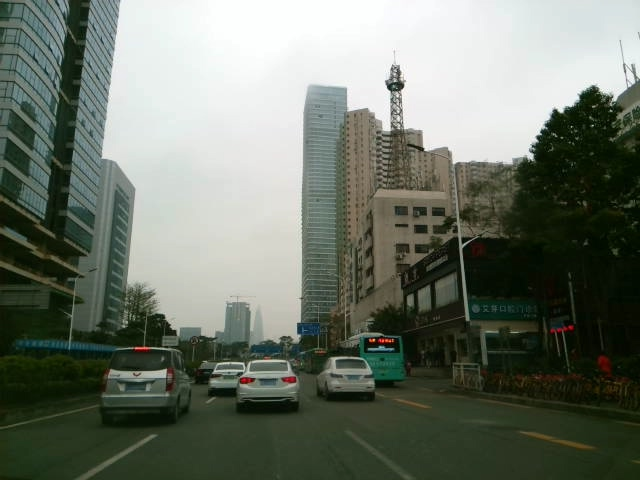
//> input picture Cars_Sample.jpg, 640 x 480 px, given in place of sign01.bmp, which was not available
$ ./main   (built with g++ and OpenCV 4)
//> lines starting //> are read from the running program, lines starting //| are printed output that depends on the picture; pictures that were not available may be replaced by others from this repository, and a replacement may not be noted
### Car_Detection_Rtree/haar.h
#pragma once
#include <opencv2/opencv.hpp>
#include <vector>

using namespace cv;

class HaarFeature
{
public:
	HaarFeature(const int& size_min, const int& size_max, const int& step = 1, const int& pic_size = 24);
	//~HaarFeature();  // 报错，删掉

	float caluHf(Mat& _img, vector<float>& m_feat);

private:
	std::vector<Rect> m_rects;
	std::vector<float> m_weights;
	//std::vector<int> m_size;

	float sum(Mat& _imgInt, Rect& rect);
};

### Car_Detection_Rtree/main.cpp
#include <opencv2/core/core.hpp>
#include <opencv2/highgui/highgui.hpp>
#include <opencv2/imgproc/imgproc.hpp>
#include <opencv2/ml/ml.hpp>
#include "haar.h"
#include <iostream>
#include <string>
#include <vector>
#include <io.h>


using namespace std;
using namespace cv;


vector<double> window_position;				// 位置标签，存储顺序：x, y, width, height
vector<Rect> windowrect;					// 位置标签


float Getting_Haar_From_frame(Mat& _frame, vector<Point>& _car, CvRTrees& rtree, const int& feat_n = 3115, Point& f_postion = Point(0, 0),
	const int& win_width = 200, const int& win_height = 200, const int& step = 20, const int& win_size = 24);


const char Rtree_name[] = "1.xml";
String filename = "x.avi";
CvRTrees rtree;
string window_name = "Rtree_car_detection";


int main(int argc, char* argv[])
{
	Mat frame = imread("..\\input\\sign01.bmp");
//> frame is the input picture: 480 rows x 640 cols, CV_8UC3; mean B, G, R 104.9, 116.5, 109
	Mat dframe = frame;

	// [7 lines of commented-out code are left out]

	cvtColor(dframe, dframe, CV_RGB2GRAY);
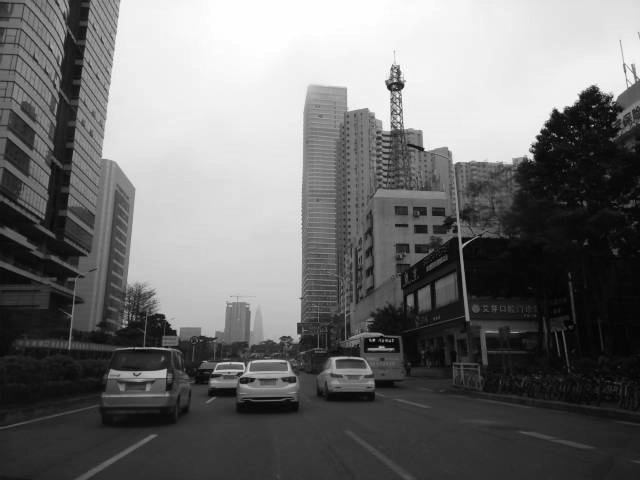
//> dframe: 480 rows x 640 cols, CV_8UC1; min 1, max 255, mean 112.2


	rtree.clear();
//> (this line was passed over: rtree is not available in this run)
	rtree.load("../use_xml/5-3.xml");
//> (this line was passed over: rtree is not available in this run)
	Rect split0 = Rect(0, 0, dframe.cols, dframe.rows / 2);
//> split0 = Rect(0, 0, 640, 240)
	Rect split1 = Rect(0, dframe.rows / 2, dframe.cols, dframe.rows / 2);
//> split1 = Rect(0, 240, 640, 240)
	Mat frame0 = dframe(split0);
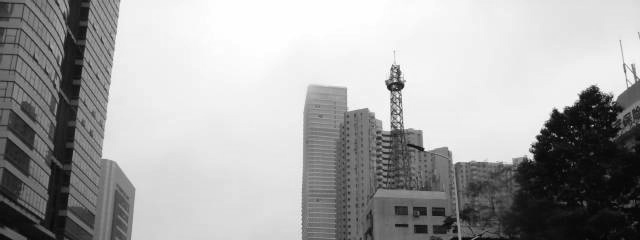
//> frame0: 240 rows x 640 cols, CV_8UC1; min 3, max 255, mean 165.5
	Mat frame1 = dframe(split1);
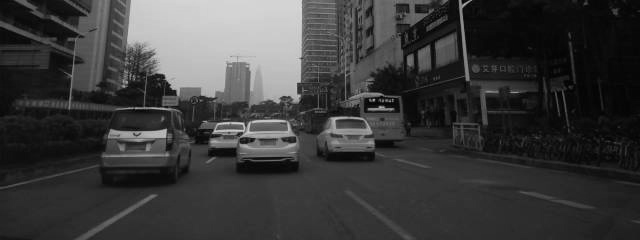
//> frame1: 240 rows x 640 cols, CV_8UC1; min 1, max 219, mean 58.8


	vector<Point> car0;
	vector<Point> car1;
	double time0 = static_cast<double>(getTickCount());
	float a;
//#pragma omp parallel sections
{
//#pragma omp section
	//{
	//	Getting_Haar_From_frame(frame0, car0, rtree,13711);
	//}
//#pragma omp section
	{
//> (the run ends here: the program needs code that is not available in this run, at `a = Getting_Haar_From_frame(frame1, car1, rtree,13711);`)
